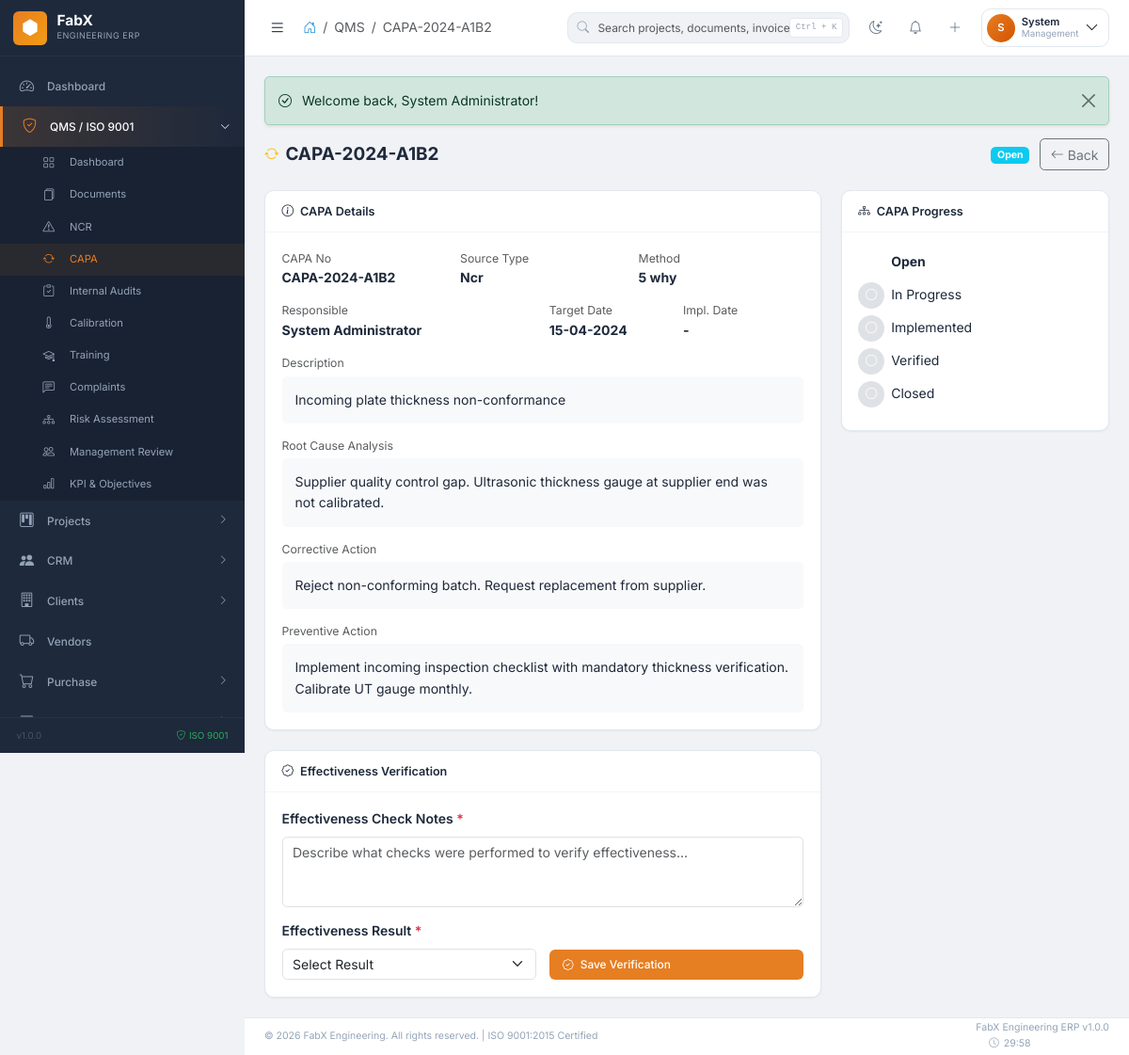
Screenshot of /qms/capa/view/1 (signed in) with the database file from the repository.
### tables this page shows
CREATE TABLE fabx_capa (
    id INT AUTO_INCREMENT PRIMARY KEY,
    capa_no VARCHAR(50) NOT NULL UNIQUE,
    source_type ENUM('ncr','audit','complaint','risk','management_review','other') NOT NULL,
    source_id INT,
    description TEXT NOT NULL,
    root_cause_analysis TEXT,
    root_cause_method ENUM('5_why','fishbone','pareto','fmea','other') DEFAULT '5_why',
    corrective_action TEXT,
    preventive_action TEXT,
    responsible_person INT,
    department_id INT,
    target_date DATE,
    implementation_date DATE,
    effectiveness_check TEXT,
    effectiveness_verified_by INT,
    effectiveness_date DATE,
    effectiveness_result ENUM('effective','partially_effective','not_effective') DEFAULT NULL,
    status ENUM('open','in_progress','implemented','verified','closed','cancelled') DEFAULT 'open',
    created_by INT,
    created_at TIMESTAMP DEFAULT CURRENT_TIMESTAMP,
    updated_at TIMESTAMP DEFAULT CURRENT_TIMESTAMP ON UPDATE CURRENT_TIMESTAMP,
    FOREIGN KEY (responsible_person) REFERENCES fabx_users(id),
    FOREIGN KEY (effectiveness_verified_by) REFERENCES fabx_users(id),
    FOREIGN KEY (department_id) REFERENCES fabx_departments(id),
    FOREIGN KEY (created_by) REFERENCES fabx_users(id),
    INDEX idx_capa_no (capa_no),
    INDEX idx_status (status)
);

### modules/qms/QMSController.php (called while the page is built, shortened)
<?php
class QMSController extends Controller {
    public function viewCAPA($id = null): void {
        $capa = $this->db->fetchOne("SELECT c.*,CONCAT(u.first_name,' ',u.last_name) as responsible_name,d.name as department_name,CONCAT(v.first_name,' ',v.last_name) as verified_by_name FROM ".$this->db->table("capa")." c LEFT JOIN ".$this->db->table("users")." u ON c.responsible_person=u.id LEFT JOIN ".$this->db->table("departments")." d ON c.department_id=d.id LEFT JOIN ".$this->db->table("users")." v ON c.effectiveness_verified_by=v.id WHERE c.id=?",[$id]);
        $users = $this->db->fetchAll("SELECT id,CONCAT(first_name,' ',last_name) as name FROM ".$this->db->table("users")." WHERE status='active'");
        $this->view('capa/view',['page_title'=>'CAPA '.$capa['capa_no'],'breadcrumb_module'=>'QMS','breadcrumb_page'=>$capa['capa_no'],'capa'=>$capa,'users'=>$users]);
    }
}

### config/config.php (called while the page is built, shortened)
<?php
spl_autoload_register(function ($class) {
    $prefixes = [
        'Core\\' => FABX_ROOT . '/core/',
        'Modules\\' => FABX_ROOT . '/modules/',
    ];
    foreach ($prefixes as $prefix => $baseDir) {
        $len = strlen($prefix);
        if (strncmp($prefix, $class, $len) === 0) {
            $relativeClass = substr($class, $len);
            $file = $baseDir . str_replace('\\', '/', $relativeClass) . '.php';
            if (file_exists($file)) {
                return;
            }
        }
    }
});
require_once FABX_ROOT . '/includes/functions.php';
require_once FABX_ROOT . '/includes/security.php';

### core/Database.php (called while the page is built, shortened)
<?php
class Database {
    private static ?self $instance = null;
    private mysqli $connection;
    private string $prefix;
    private function __construct() {
        $this->prefix = DB_PREFIX;
        $this->connection = new mysqli(DB_HOST, DB_USER, DB_PASS, DB_NAME);
        $this->connection->set_charset(DB_CHARSET);
    }
    public static function getInstance(): self {
        if (self::$instance === null) {
            self::$instance = new self();
        }
        return self::$instance;
    }
    public function query(string $sql, array $params = []): \mysqli_stmt|false {
        $stmt = $this->connection->prepare($sql);
        if (!empty($params)) {
            $types = '';
            $values = [];
            foreach ($params as $param) {
                if (is_int($param)) {
                    $types .= 'i';
                } elseif (is_float($param)) {
                    $types .= 'd';
                } elseif (is_bool($param)) {
                    $types .= 'i';
                    $param = $param ? 1 : 0;
                } else {
                    $types .= 's';
                }
                $values[] = $param;
            }
            $stmt->bind_param($types, ...$values);
        }
        return $stmt;
    }
    public function fetchOne(string $sql, array $params = []): ?array {
        $stmt = $this->query($sql, $params);
        $stmt->execute();
        $result = $stmt->get_result();
        $row = $result->fetch_assoc();
        return $row ?: null;
    }
    public function table(string $name): string {
        return $this->prefix . $name;
    }
}

### includes/security.php (called while the page is built, shortened)
<?php
function e(string $text): string {
    return htmlspecialchars($text, ENT_QUOTES, 'UTF-8');
}

### modules/qms/views/capa/view.php (the view, shortened to what this page needs)
<div class="page-header">
  <h1 class="page-title"><i class="bi bi-arrow-repeat text-warning"></i> <?= e($capa['capa_no']) ?></h1>
  <div class="page-actions">
    <?= status_badge($capa['status']) ?>
    <a href="<?= base_url('qms/capa') ?>" class="btn btn-outline-secondary ms-2"><i class="bi bi-arrow-left"></i> Back</a>
  </div>
</div>
<div class="row g-4">
  <div class="col-lg-8">
    <div class="fx-card mb-4">
      <div class="fx-card-header"><h5 class="fx-card-title"><i class="bi bi-info-circle"></i> CAPA Details</h5></div>
      <div class="fx-card-body">
        <div class="row g-3">
          <div class="col-md-4"><div class="small text-muted">CAPA No</div><strong><?= e($capa['capa_no']) ?></strong></div>
          <div class="col-md-4"><div class="small text-muted">Source Type</div><strong><?= ucfirst(str_replace('_',' ',$capa['source_type'])) ?></strong></div>
          <div class="col-md-4"><div class="small text-muted">Method</div><strong><?= ucfirst(str_replace('_',' ',$capa['root_cause_method']??'—')) ?></strong></div>
          <div class="col-md-6"><div class="small text-muted">Responsible</div><strong><?= e($capa['responsible_name']??'—') ?></strong></div>
          <div class="col-md-3"><div class="small text-muted">Target Date</div><strong><?= format_date($capa['target_date']) ?></strong></div>
          <div class="col-md-3"><div class="small text-muted">Impl. Date</div><strong><?= format_date($capa['implementation_date']) ?></strong></div>
          <div class="col-12"><div class="small text-muted mb-1">Description</div><div class="bg-light rounded p-3"><?= nl2br(e($capa['description'])) ?></div></div>
          <div class="col-12"><div class="small text-muted mb-1">Root Cause Analysis</div><div class="bg-light rounded p-3"><?= nl2br(e($capa['root_cause_analysis']??'—')) ?></div></div>
          <div class="col-12"><div class="small text-muted mb-1">Corrective Action</div><div class="bg-light rounded p-3"><?= nl2br(e($capa['corrective_action']??'—')) ?></div></div>
          <div class="col-12"><div class="small text-muted mb-1">Preventive Action</div><div class="bg-light rounded p-3"><?= nl2br(e($capa['preventive_action']??'—')) ?></div></div>
        </div>
      </div>
    </div>
    <div class="fx-card">
      <div class="fx-card-header d-flex justify-content-between align-items-center">
        <h5 class="fx-card-title"><i class="bi bi-patch-check"></i> Effectiveness Verification</h5>
      </div>
      <div class="fx-card-body">
        <?php if ($capa['status'] !== 'closed'): ?>
        <form method="POST" action="<?= base_url('qms/capa/effectiveness/'.$capa['id']) ?>">
          <div class="row g-3">
            <div class="col-12">
              <label class="form-label fw-semibold">Effectiveness Check Notes <span class="text-danger">*</span></label>
              <textarea name="effectiveness_check" class="form-control" rows="3" required placeholder="Describe what checks were performed to verify effectiveness..."><?= e($capa['effectiveness_check']??'') ?></textarea>
            </div>
            <div class="col-md-6">
              <label class="form-label fw-semibold">Effectiveness Result <span class="text-danger">*</span></label>
              <select name="effectiveness_result" class="form-select" required>
                <option value="">Select Result</option>
              </select>
            </div>
            <div class="col-md-6 d-flex align-items-end">
              <button type="submit" class="btn btn-fx btn-fx-primary w-100"><i class="bi bi-patch-check"></i> Save Verification</button>
            </div>
          </div>
        </form>
        <?php endif; ?>
      </div>
    </div>
  </div>
  <div class="col-lg-4">
    <div class="fx-card">
      <div class="fx-card-header"><h5 class="fx-card-title"><i class="bi bi-diagram-3"></i> CAPA Progress</h5></div>
      <div class="fx-card-body">
        <?php $steps=['open'=>'Open','in_progress'=>'In Progress','implemented'=>'Implemented','verified'=>'Verified','closed'=>'Closed'];
        $order=array_keys($steps); $curIdx=array_search($capa['status'],$order); ?>
        <?php foreach ($steps as $step=>$label): $idx=array_search($step,$order); $done=$idx<$curIdx; $cur=$step===$capa['status']; ?>
        <div class="d-flex align-items-center gap-2 mb-2">
          <div class="rounded-circle d-flex align-items-center justify-content-center" style="width:28px;height:28px;background:<?= $cur?'var(--fx-accent)':($done?'#27ae60':'#dee2e6') ?>;flex-shrink:0">
            <i class="bi bi-<?= $cur?'circle-fill':($done?'check-lg':'circle') ?> text-white small"></i>
          </div>
          <span class="<?= $cur?'fw-bold':'' ?>"><?= $label ?></span>
        </div>
        <?php endforeach; ?>
      </div>
    </div>
  </div>
</div>

### includes/functions.php (shortened to what this page needs)
<?php
function base_url(string $path = ''): string {
    return APP_URL . '/' . ltrim($path, '/');
}
function format_date(?string $date, string $format = DATE_FORMAT): string {
    if (empty($date) || $date === '0000-00-00' || $date === '0000-00-00 00:00:00') {
        return '-';
    }
    $d = DateTime::createFromFormat(DB_DATE_FORMAT, $date);
    return $d->format($format);
}
function status_badge(string $status): string {
    $badges = [
        'active' => 'success',
        'inactive' => 'secondary',
        'pending' => 'warning',
        'approved' => 'success',
        'rejected' => 'danger',
        'completed' => 'success',
        'in_progress' => 'primary',
        'on_hold' => 'warning',
        'cancelled' => 'danger',
        'delayed' => 'danger',
        'open' => 'info',
        'closed' => 'secondary',
        'draft' => 'light',
        'submitted' => 'primary',
        'under_review' => 'warning',
        'planning' => 'info',
        'design' => 'primary',
        'procurement' => 'warning',
        'production' => 'success',
        'assembly' => 'primary',
        'painting' => 'info',
        'dispatch' => 'warning',
        'installation' => 'primary',
        'paid' => 'success',
        'unpaid' => 'danger',
        'partial' => 'warning',
        'overdue' => 'danger',
    ];
    $class = $badges[strtolower($status)] ?? 'secondary';
    $label = ucwords(str_replace('_', ' ', $status));
    return '<span class="badge bg-' . $class . '">' . $label . '</span>';
}

### assets/css/fabx-theme.css (style rules this page uses)
:root { --primary: #2c3e50; --primary-dark: #1a252f; --primary-light: #34495e; --secondary: #6c757d; --accent: #e67e22; --accent-light: #f39c12; --accent-dark: #d35400; --info: #3498db; --success: #27ae60; --warning: #f39c12; --danger: #e74c3c; --bg-body: #f0f2f5; --bg-card: #ffffff; --bg-sidebar: #1e293b; --bg-sidebar-hover: #0f172a; --bg-navbar: #ffffff; --text-primary: #1e293b; --text-secondary: #64748b; --text-muted: #94a3b8; --border-color: #e2e8f0; --border-light: #f1f5f9; --shadow-sm: 0 1px 2px 0 rgba(0,0,0,0.05); --shadow: 0 1px 3px 0 rgba(0,0,0,0.1), 0 1px 2px -1px rgba(0,0,0,0.1); --shadow-md: 0 4px 6px -1px rgba(0,0,0,0.1), 0 2px 4px -2px rgba(0,0,0,0.1); --shadow-lg: 0 10px 15px -3px rgba(0,0,0,0.1), 0 4px 6px -4px rgba(0,0,0,0.1); --shadow-xl: 0 20px 25px -5px rgba(0,0,0,0.1), 0 8px 10px -6px rgba(0,0,0,0.1); --sidebar-width: 260px; --sidebar-collapsed: 70px; --navbar-height: 60px; --footer-height: 40px; --font-sans: 'Inter', -apple-system, BlinkMacSystemFont, sans-serif; --font-mono: 'SF Mono', monospace; --radius-sm: 6px; --radius: 10px; --radius-lg: 14px; --radius-xl: 20px; --transition-fast: 0.15s ease; --transition: 0.2s ease; --transition-slow: 0.3s ease; }
*, *::before, *::after { box-sizing: border-box; margin: 0; }
html { font-size: 14px; }
body { font-family: var(--font-sans); background: var(--bg-body); color: var(--text-primary); line-height: 1.6; -webkit-font-smoothing: antialiased; overflow-x: hidden; }
.fx-card { background: var(--bg-card); border: 1px solid var(--border-color); border-radius: var(--radius); box-shadow: var(--shadow-sm); transition: box-shadow var(--transition), transform var(--transition); }
.fx-card-header { padding: 1rem 1.25rem; border-bottom: 1px solid var(--border-light); display: flex; align-items: center; justify-content: space-between; }
.fx-card-title { font-size: 0.9rem; font-weight: 600; color: var(--text-primary); margin: 0; display: flex; align-items: center; gap: 0.5rem; }
.fx-card-body { padding: 1.25rem; }
.btn-fx { display: inline-flex; align-items: center; gap: 0.5rem; padding: 0.5rem 1rem; font-size: 0.85rem; font-weight: 500; border-radius: var(--radius-sm); border: none; cursor: pointer; transition: all var(--transition-fast); }
.btn-fx-primary { background: var(--accent); color: #fff; }
.page-header { display: flex; align-items: center; justify-content: space-between; margin-bottom: 1.5rem; flex-wrap: wrap; gap: 1rem; }
.page-title { font-size: 1.35rem; font-weight: 700; color: var(--text-primary); margin: 0; display: flex; align-items: center; gap: 0.5rem; }
.page-title i { color: var(--accent); font-size: 1.1rem; }

### rows the page displays
fabx_capa: capa_no "CAPA-2024-A1B2", status "Open", source_type "Ncr", root_cause_method "5 why", target_date "15-04-2024", implementation_date "-", description "Incoming plate thickness non-conformance", root_cause_analysis "Supplier quality control gap. Ultrasonic thickness gauge at supplier end was not calibrated.", corrective_action "Reject non-conforming batch. Request replacement from supplier.", preventive_action "Implement incoming inspection checklist with mandatory thickness verification. Calibrate UT gauge monthly."

### other values shown
$item['label'] "Dashboard"
$item['label'] "QMS / ISO 9001"
$sub['label'] "Dashboard"
$sub['label'] "Documents"
$sub['label'] "NCR"
$sub['label'] "CAPA"
$sub['label'] "Internal Audits"
$sub['label'] "Calibration"
$sub['label'] "Training"
$sub['label'] "Complaints"
$sub['label'] "Risk Assessment"
$sub['label'] "Management Review"
$sub['label'] "KPI & Objectives"
$item['label'] "Projects"
$item['label'] "CRM"
